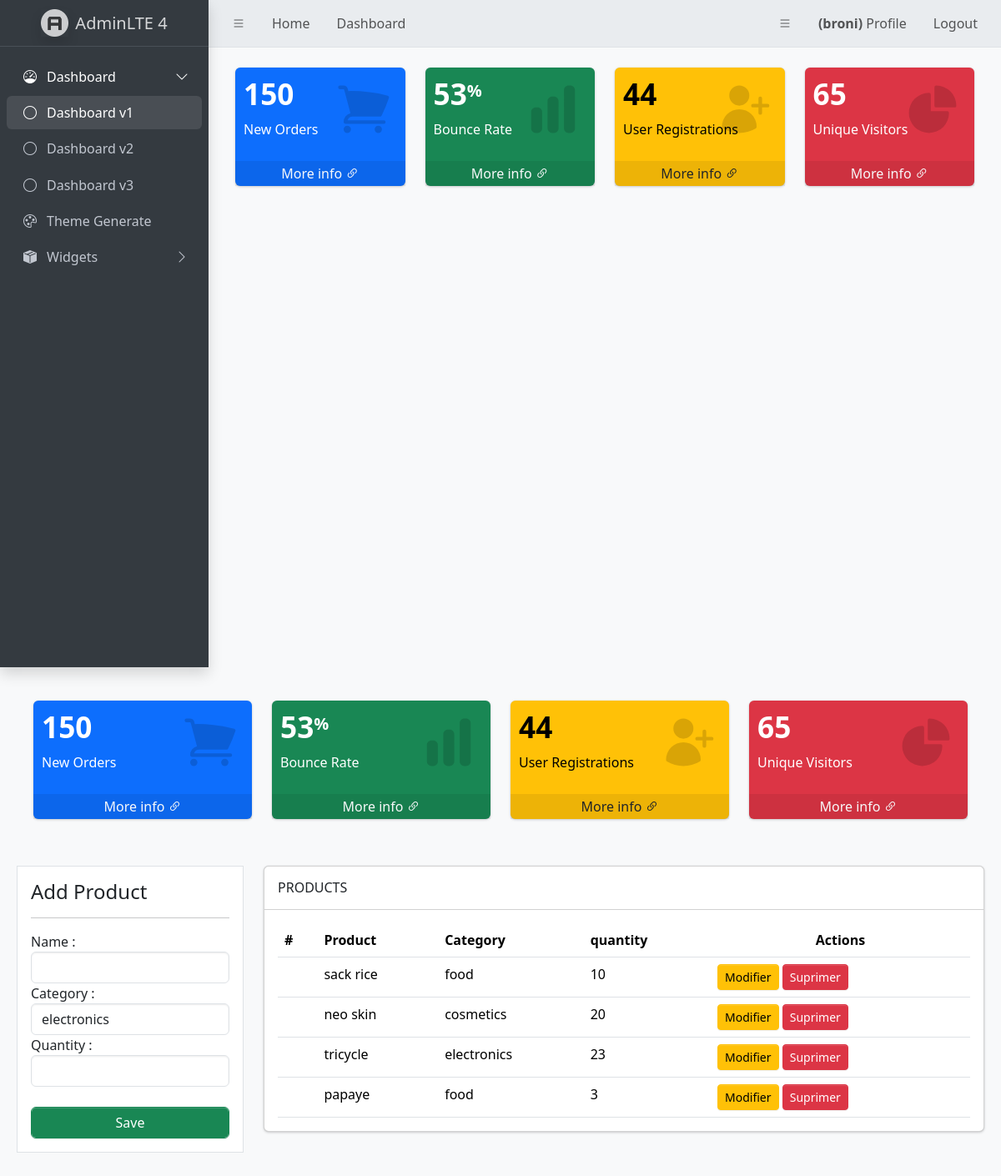
Page /product (signed in) on the committed database.
### Dashbord/models.py (models this page shows, shortened)
class Product(models.Model):
    name=models.CharField(max_length=100)
    category=models.CharField(max_length=200, null=True,default=True)
    quantity=models.PositiveIntegerField( null=True)
    class Meta:
        verbose_name_plural='Product'

### Dashbord/views.py (the view)
# urls.py: path('product', product, name='Dashbord-product'),
@login_required
def product(request):
    product=Product.objects.all()
    if request.method=="POST":
        Form=CreateProductForm(request.POST)
        if Form.is_valid():
            name=Form.cleaned_data['name']
            category=Form.cleaned_data['category']
            quantity=Form.cleaned_data['quantity']
            register=Product(name=name,category=category,quantity=quantity)
            register.save()
            product_name=Form.cleaned_data.get('name')
            messages.success(request,f'{product_name} ajoute avec succe')
            Form=CreateProductForm()
    else:
        Form= CreateProductForm()
    products=Product.objects.all()
    context={
             'product':products,
             'Form':Form,
             }
    return render(request,'Dashbord/product.html',context
     )

### Dashbord/forms.py
class CreateProductForm(forms.ModelForm):
    CATEGORY=[('electronics','electronics'),
           ('food','food'),
           ('cosmetics','cosmetics'),
          ]
    class Meta:
        model=Product
        fields=['name','category','quantity']
        widgets={
            'name':forms.TextInput(attrs={'class':'form-control'}),
            'quantity':forms.TextInput(attrs={'class':'form-control'}),
        }
    category=forms.ChoiceField(
        choices=CATEGORY,
        widget=forms.Select(attrs={'class':'form-control'})
    )

### templates/Dashbord/product.html (shortened to what this page needs)
{% extends 'partials/base.html' %}
{% block content%}
<main class="app-main">
  <div class="app-content-header">
    {% include 'partials/topbar.html' %}
    <div class="container-fluid">
      <div class="row">
        <div class="col-md-3 ">
          <div class="border p-3 bg-white">
            <h4>Add Product</h4>
            <hr>
            <form method="POST" action="#" class="needs-validation" novalidate>
              {{ Form }}
              <br>
              <button type="submit" class="btn btn-success form-control">Save</button>
            </form>
          </div>
        </div>
        {% if product %}
        <div class="col-md-9">
          <div class="card ">
            <h6 class="card-header">PRODUCTS </h6>
            <div class="card-body">
              <table class="table">
                <thead>
                  <tr>
                    <th scope="col">#</th>
                    <th scope="col">Product</th>
                    <th scope="col">Category</th>
                    <th scope="col">quantity</th>
                    <th scope="col" class="text-center">Actions</th>
                  </tr>
                </thead>
                <tbody>
                  {% for product in product %}
                  <tr>
                    <th scope="row"></th>
                    <td >{{product.name}}</td>
                    <td>{{product.category}}</td>
                    <td>{{product.quantity}}</td>
                    <td><a href="{% url 'update-product' product.id %}" class="btn btn-warning btn-sm">Modifier</a>
                      <a href="{% url 'delete-product' product.id %}" class="btn btn-danger btn-sm">Suprimer</a>
                    </td>
                  </tr>
                  {% endfor%}
                </tbody>
              </table>
                {% endif %}
              </div>
            </div>
          </div>
        </div>
      </div>
    </div>
      {% endblock %}

### templates/partials/navbar.html (shortened to what this page needs)
<nav class="app-header navbar navbar-expand bg-body-secondary">
    <div class="container-fluid">
        {% if user.is_authenticated %}
        <ul class="navbar-nav ">
            <li class="nav-item"> <a class="nav-link" data-lte-toggle="sidebar" href="#" role="button"> <i
                        class="bi bi-list"></i> </a> </li>
            <li class="nav-item d-none d-md-block"> <a href="#" class="nav-link">Home</a> </li>
            <li class="nav-item d-none d-md-block"> <a href="#" class="nav-link">Dashboard</a> </li>
        </ul>
        <ul class="navbar-nav ">
            <li class="nav-item"> <a class="nav-link"  href="#" role="button"></li>
                        <i class="bi bi-list"></i> </a> </li>
            <li class="nav-item d-none d-md-block"> <a href="{% url 'profile-user' %}" class="nav-link "><span class="fw-bold">({{user.username}})</span> Profile</a> </li>
            <li class="nav-item d-none d-md-block"> <a href="{% url 'logout-user' %}" class="nav-link">Logout</a> </li>
        </ul>
        {% endif %}
    </div>
</nav>

### rows in the picture
Product: name "sack rice", category "food", quantity "10"
Product: name "neo skin", category "cosmetics", quantity "20"
Product: name "tricycle", category "electronics", quantity "23"
Product: name "papaye", category "food", quantity "3"

### other values in the picture
{{ user.username }} "broni"
